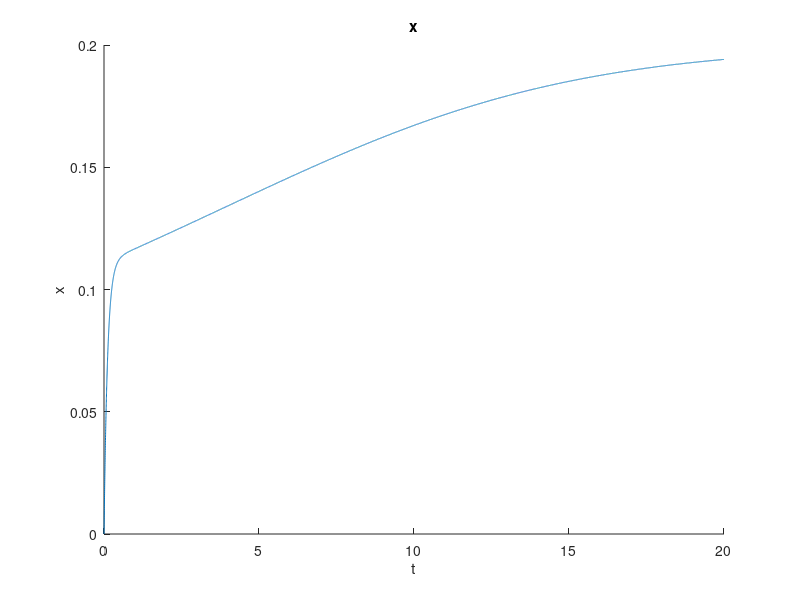
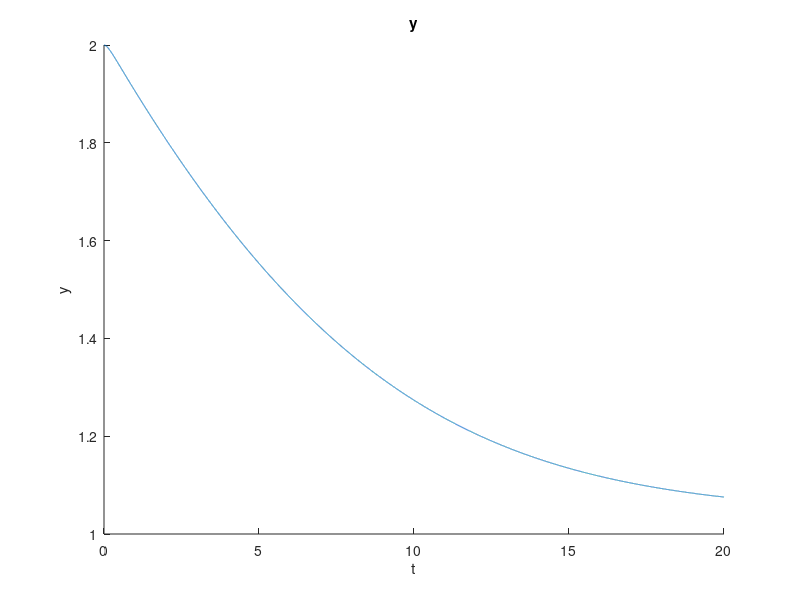
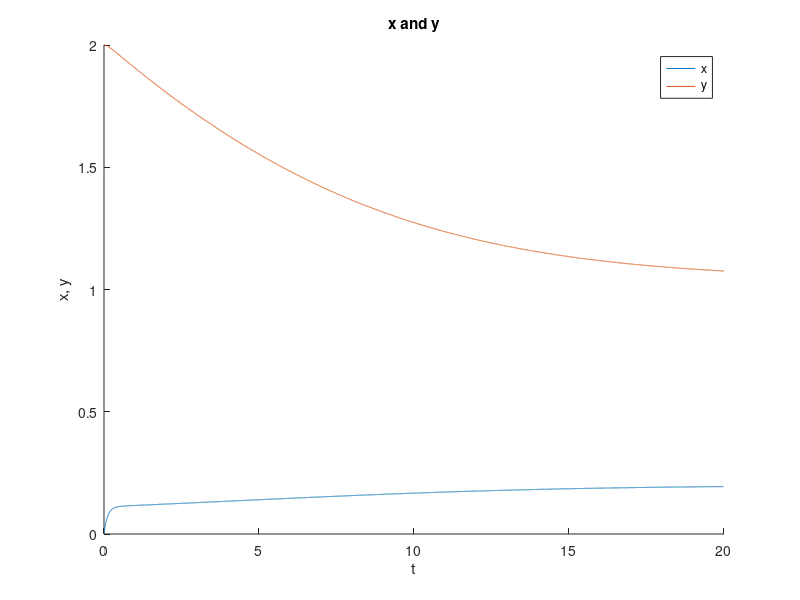

Reproduce these figures in MATLAB, in order.
clear;close all; clc;
% Booleans
SAVE_PLOTS = 0;


%% Inputs
% Parameters
alpha = 1;
beta = 1;

% Initial conditions
x0 = 0;
y0 = 2;

% Time range
t0 = 0;
tf = 20;

% Stepsize
h = 0.001;

% Solve over specified times
t = t0:h:tf;

% Initialize solution space
x = t*0;
y = x;

% Initial conditions
x(1) = x0;
y(1) = y0;

%% Backwards Euler for each time step
for n = 2:length(t)
	% Newton-Raphson iterative approach
	delta = [1;1];
	tol = 1e-8;
	k = 0;
	while abs(norm(delta)) > tol
		% g, as given
		g = [x(n)*(1+h)+(4*h*x(n)*y(n))/(1 + x(n)^2) - x(n-1) - h*alpha;...
			-h*beta*x(n) + y(n) + (h*beta*x(n)*y(n))/(1 + x(n)^2) - y(n-1);];
		
		% J, as given
		J = [1 + h + 4*h*y(n)*(1 - x(n)^2)/(1 + x(n)^2)^2,	(4*h*x(n))/(1 + x(n)^2);...
			-h*beta + h*beta*(1 - x(n)^2)/(1 + x(n)^2)^2,	1 + beta*h*(x(n))/(1 + x(n)^2)];

		% Calculate the residual
		delta = J\g;

		% Update the guess
		x(n) = x(n) - delta(1);
		y(n) = y(n) - delta(2);

		% Breakout counter
		k = k+1;
		if (k > 10000)
			disp("BREAK");
			break;
		end
	end
end


%% Plots
figure;
hold on;
plot(t,x);
title("x");
xlabel("t");
ylabel("x");
hold off;
if SAVE_PLOTS
	saveas(gcf,'HW7_P2_x.png');
end


figure;
hold on;
plot(t,y);
title("y");
xlabel("t");
ylabel("y");
hold off;
if SAVE_PLOTS
	saveas(gcf,'HW7_P2_y.png');
end


figure;
hold on;
plot(t,x);
plot(t,y);
title("x and y");
xlabel("t");
ylabel("x, y");
legend('x','y');
hold off;
if SAVE_PLOTS
	saveas(gcf,'HW7_P2_xy.png');
end